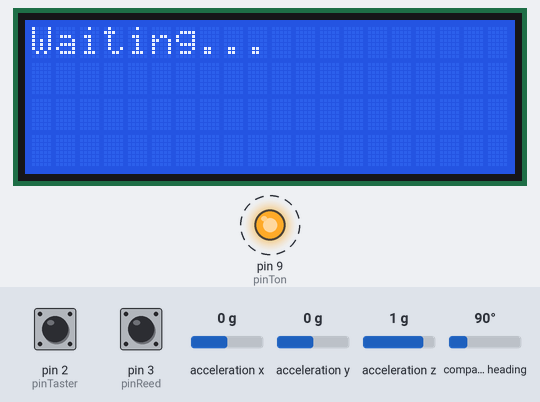
The sketch below on a simulated Arduino Uno, built with avr-gcc and run on an emulated ATmega328P. Shown: 20×4 character LCD, output pins drawn as LEDs (lit = HIGH). Dashed ring = blinking. Inputs (shaded band) come from the test bench; at power-on: pin 3 (pinReed) LOW, pin 2 (pinTaster) HIGH, acceleration x 0 g, acceleration y 0 g, acceleration z 1 g, compass heading 90°. Storage starts empty; what the sketch prints to the serial monitor is not drawn.

Above: at 2.2 s.
2.3 s: pin 3 (pinReed) driven HIGH
At 3.1 s:
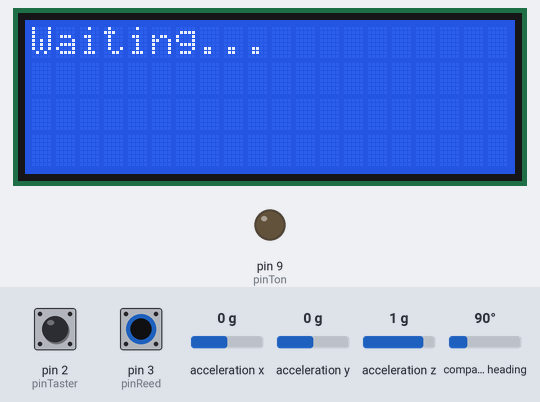
3.8 s: pin 3 (pinReed) pulsed LOW 5 times (0.12 s each, 0.3 s apart)
At 6.3 s:
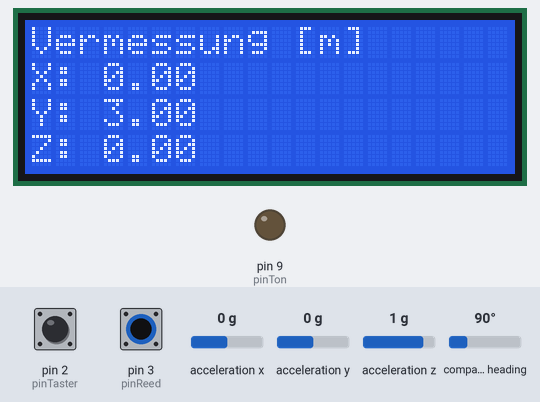
Timing chart, 0 to 7.8 s (numbered marks = the images above; inputs shaded):
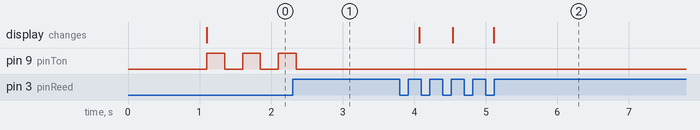

The sketch:

Tracking_Software.ino
```cpp
#include <SoftwareSerial.h>
#include <LiquidCrystal_I2C.h>
#include <TinyGPS++.h>
#include <Wire.h>
#include <Adafruit_Sensor.h>
#include <Adafruit_BNO055.h>
#include <utility/imumaths.h>
#include <SPI.h>
#include <SD.h>

/*

   History
   =======
   2020/MAR/06  - First release (Stefan Helm)
*/

#define BNO055_SAMPLERATE_DELAY_MS (100)
#define DEG_TO_RAD 0.017453292519943295769236907684886
double position_x = 0;
double position_y = 0;
double position_z = 0;
double hyp;
double winkel;
bool Filecheck = true;
bool gpscheck = true;
bool soundcheck = true;
Adafruit_BNO055 bno = Adafruit_BNO055();
LiquidCrystal_I2C lcd(0x27, 20, 4);
bool sdInitSuccess = false; //card init status
File myFile;
const int pinReed = 3;
const int pinTon = 9;
const int pinTaster = 2;
int counter = 0;
volatile unsigned long alteZeit=0, entprellZeit=20;

static const int RXPin = 4, TXPin = 5;
static const uint32_t GPSBaud = 4800;

// The TinyGPS++ object
TinyGPSPlus gps;

// The serial connection to the GPS device
SoftwareSerial ss(RXPin, TXPin);
/**************************************************************************/
/*
    Arduino setup function (automatically called at startup)
*/
/**************************************************************************/
void setup(void)
{
  Serial.begin(9600);
  ss.begin(GPSBaud);
  pinMode(pinReed, INPUT);
  pinMode(pinTaster, INPUT);
  pinMode(pinTon, OUTPUT);
  digitalWrite(pinTaster, HIGH);

  /* Initialise the sensor */
  if(!bno.begin())
  {
    /* There was a problem detecting the BNO055 ... check your connections */
    Serial.print("Ooops, no BNO055 detected ... Check your wiring or I2C ADDR!");
    while(1);
  }

  delay(1000);

  bno.setExtCrystalUse(true);

  Serial.println("Calibration status values: 0=uncalibrated, 3=fully calibrated");
  attachInterrupt(digitalPinToInterrupt(pinReed),ReedSwitch,HIGH);
  attachInterrupt(digitalPinToInterrupt(pinTaster),INTTaster,LOW);

    // initialize the LCD
  lcd.begin();
  // Turn on the blacklight and print a message.
  lcd.backlight();
  lcd.clear();
  lcd.setCursor (0,0);
  lcd.print("Waiting...");

}

/**************************************************************************/
/*
    Arduino loop function, called once 'setup' is complete (your own code
    should go here)
*/
/**************************************************************************/
void loop(void)
{


      if (!sdInitSuccess) { //if not already initialized
        Serial.println("Initializing SD Card..");
        if (!SD.begin(10)) { //using pin 10 (SS)
          Serial.println("Initialization failed!\n");
          sdInitSuccess = false; //failure
          return;
        }
        else {
          Serial.println("Intitialization success.");
          Serial.println();
          sdInitSuccess = true;
        }
      }


  // Possible vector values can be:
  // - VECTOR_ACCELEROMETER - m/s^2
  // - VECTOR_MAGNETOMETER  - uT
  // - VECTOR_GYROSCOPE     - rad/s
  // - VECTOR_EULER         - degrees
  // - VECTOR_LINEARACCEL   - m/s^2
  // - VECTOR_GRAVITY       - m/s^2
  imu::Vector<3> euler = bno.getVector(Adafruit_BNO055::VECTOR_EULER);
  imu::Vector<3> acc = bno.getVector(Adafruit_BNO055::VECTOR_ACCELEROMETER);

  /* Display the floating point data */
  uint8_t system, gyro, accel, mag = 0;
  bno.getCalibration(&system, &gyro, &accel, &mag);
if(mag != 3){
  Serial.println(mag);
 }


  if(mag == 3){
    if(soundcheck){
      digitalWrite(pinTon, HIGH);
      delay(250);
      digitalWrite(pinTon, LOW);
      delay(250);
      digitalWrite(pinTon, HIGH);
      delay(250);
      digitalWrite(pinTon, LOW);
      delay(250);
      digitalWrite(pinTon, HIGH);
      delay(250);
      digitalWrite(pinTon, LOW);
      soundcheck = false;
    }
     if(counter == 3){
      position_z = position_z + sin((euler.y()*DEG_TO_RAD));
      hyp =  cos((euler.y()*DEG_TO_RAD));

      if(euler.x()<=90){
      position_x = position_x + cos((euler.x()*DEG_TO_RAD)) * (-1) * hyp;
      position_y = position_y + sin((euler.x()*DEG_TO_RAD)) * hyp;
      }

      else if(euler.x() > 90 && euler.x() <=180){
      winkel = 180 - euler.x();
      position_x = position_x + cos((winkel*DEG_TO_RAD)) * hyp;
      position_y = position_y + sin((winkel*DEG_TO_RAD)) * hyp;
      }

      else if(euler.x() > 180 && euler.x() <=270){
      winkel= 270 - euler.x();
      position_x = position_x + sin((winkel*DEG_TO_RAD)) * hyp;
      position_y = position_y + cos((winkel*DEG_TO_RAD)) * (-1) * hyp;
      }

      else if(euler.x() > 270){
      winkel = 360 - euler.x();
      position_x = position_x + cos((winkel*DEG_TO_RAD)) * (-1) * hyp;
      position_y = position_y + sin((winkel*DEG_TO_RAD)) * (-1) * hyp;
      }

    Serial.print("X: ");
    Serial.print(position_x);
    Serial.print("\t\t");
    Serial.print("Y: ");
    Serial.print(position_y);
    Serial.print("\t\t");
    Serial.print("Z: ");
    Serial.print(position_z);
    Serial.print("\t\t");
    Serial.print("2D Winkel: ");
    Serial.println(euler.x());
    Serial.print("\t\t");
    Serial.print("3D Winkel: ");
    Serial.println(euler.y());

    lcd.clear();
    lcd.setCursor (0,0);
    lcd.print ("Vermessung [m]");

    lcd.setCursor(0,1);
    lcd.print("X: ");
    lcd.setCursor(3,1);
    lcd.print(position_x);

    lcd.setCursor(0,2);
    lcd.print("Y: ");
    lcd.setCursor(3,2);
    lcd.print(position_y);

    lcd.setCursor(0,3);
    lcd.print("Z: ");
    lcd.setCursor(3,3);
    lcd.print(position_z);

     if (sdInitSuccess) { //proceed only if card is initialized
      if(Filecheck){
        if(SD.exists("Messung.csv")){
        SD.remove("Messung.csv");
        }
        myFile = SD.open("Messung.csv", FILE_WRITE);
        myFile.print("x");
          myFile.print(";");
          myFile.print("y");
          myFile.print(";");
          myFile.println("z");
          myFile.close(); //this writes to the card
          Filecheck = false;
      }

        myFile = SD.open("Messung.csv", FILE_WRITE);
        if (myFile) {
          Serial.println("File opened successfully.");
          Serial.println("Writing to File");
          myFile.print(position_x);
          myFile.print(";");
          myFile.print(position_y);
          myFile.print(";");
          myFile.println(position_z);
          myFile.close(); //this writes to the card
          Serial.println("Done");
          Serial.println();
        }
        else { //else show error
          Serial.println("Error opeing file.\n");
        }
      }
      else {
        Serial.println("SD Card not initialized.");
        Serial.println("Type \"i\" to initialize.\n");
      }
        counter = 0;
     }
  }


  delay(BNO055_SAMPLERATE_DELAY_MS);
}

void ReedSwitch(){
      counter = counter + 1;
      Serial.println(counter);
    }

void INTTaster(){
    if(gpscheck){
    if((millis() - alteZeit) > entprellZeit) {
    if (gps.encode(ss.read())){
      displayGPSInfo();
    }
    alteZeit = millis(); // letzte Schaltzeit merken
  }
}
}

void displayGPSInfo()
{

  if (gps.location.isValid())
  {
     if(SD.exists("GPS.csv")){
        SD.remove("GPS.csv");
        }
    myFile = SD.open("GPS.csv", FILE_WRITE);
        myFile.print("lng");
          myFile.print(";");
          myFile.println("lat");
          myFile.print(gps.location.lng(), 6);
          myFile.print(";");
          myFile.print(gps.location.lat(), 6);
          myFile.close(); //this writes to the card
          digitalWrite(pinTon,HIGH);
          delay(100);
          digitalWrite(pinTon,LOW);
          gpscheck = false;
  }
  else
  {
    myFile = SD.open("GPS.csv", FILE_WRITE);
     myFile.print("INVALID");
     myFile.close(); //this writes to the card
}
}
```

Measured:
- after the input at 3.8 s, the display: first changes after 0.27 s (image 2 shows a later state)
